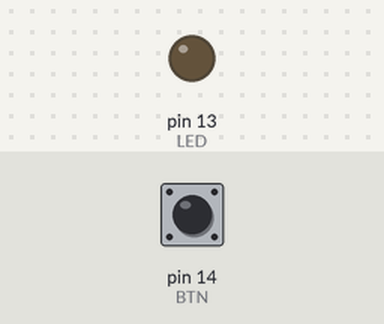
A sketch run on a simulated Arduino Uno, built with avr-gcc and run on an emulated ATmega328P. Shown: output pins drawn as LEDs (lit = HIGH). The inputs (shaded band) are chosen by the test bench; at power-on: pin 14 (BTN) HIGH. What the sketch prints to the serial monitor is not drawn.

Above: at 1.2 s.
1.3 s: pin 14 (BTN) pulled LOW for 0.15 s
Timing chart, 0 to 4.3 s (numbered marks = the images above; inputs shaded):
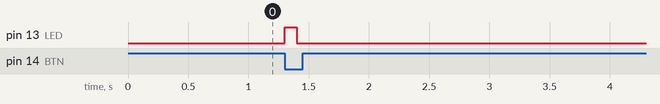

The sketch:

aru4_7_Button2.ino
```cpp
#define BTN 14
#define LED 13
int oldState = HIGH;

void setup(){
  pinMode(LED, OUTPUT);
  pinMode(BTN, INPUT);
  Serial.begin(9600);
  digitalWrite(LED, LOW);
}
void loop(){
  int state = digitalRead(BTN);
  if(state==LOW && oldState==HIGH){
    Serial.println("Turn on LED");
     digitalWrite(LED, HIGH);
  } else {
    digitalWrite(LED, LOW);
  }
  oldState = state;
  delay(100);
}
```

Measured:
- after the input at 1.3 s, pin 13 (LED): LOW → HIGH at once, → LOW 0.10 s later
